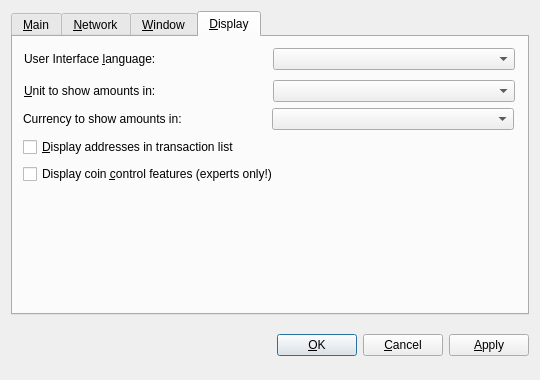
<?xml version="1.0" encoding="UTF-8"?>
<ui version="4.0">
 <class>OptionsDialog</class>
 <widget class="QDialog" name="OptionsDialog">
  <property name="geometry">
   <rect>
    <x>0</x>
    <y>0</y>
    <width>540</width>
    <height>380</height>
   </rect>
  </property>
  <property name="windowTitle">
   <string>Options</string>
  </property>
  <property name="modal">
   <bool>true</bool>
  </property>
  <layout class="QVBoxLayout" name="verticalLayout">
   <item>
    <widget class="QTabWidget" name="tabWidget">
     <property name="tabPosition">
      <enum>QTabWidget::North</enum>
     </property>
     <property name="currentIndex">
      <number>3</number>
     </property>
     <widget class="QWidget" name="tabMain">
      <attribute name="title">
       <string>&amp;Main</string>
      </attribute>
      <layout class="QVBoxLayout" name="verticalLayout_Main">
       <item>
        <widget class="QLabel" name="transactionFeeInfoLabel">
         <property name="text">
          <string>Optional transaction fee per kB that helps make sure your transactions are processed quickly. Most transactions are 1 kB.</string>
         </property>
         <property name="textFormat">
          <enum>Qt::PlainText</enum>
         </property>
         <property name="wordWrap">
          <bool>true</bool>
         </property>
        </widget>
       </item>
       <item>
        <layout class="QHBoxLayout" name="horizontalLayout_1_Main">
         <item>
          <widget class="QLabel" name="transactionFeeLabel">
           <property name="text">
            <string>Pay transaction &amp;fee</string>
           </property>
           <property name="textFormat">
            <enum>Qt::PlainText</enum>
           </property>
           <property name="buddy">
            <cstring>transactionFee</cstring>
           </property>
          </widget>
         </item>
         <item>
          <widget class="BitcoinAmountField" name="transactionFee"/>
         </item>
         <item>
          <spacer name="horizontalSpacer_1_Main">
           <property name="orientation">
            <enum>Qt::Horizontal</enum>
           </property>
           <property name="sizeHint" stdset="0">
            <size>
             <width>40</width>
             <height>20</height>
            </size>
           </property>
          </spacer>
         </item>
        </layout>
       </item>
       <item>
        <widget class="QCheckBox" name="bitcoinAtStartup">
         <property name="toolTip">
          <string>Automatically start CasinoCoin after logging in to the system.</string>
         </property>
         <property name="text">
          <string>&amp;Start CasinoCoin on system login</string>
         </property>
        </widget>
       </item>
       <item>
        <spacer name="verticalSpacer_Main">
         <property name="orientation">
          <enum>Qt::Vertical</enum>
         </property>
         <property name="sizeHint" stdset="0">
          <size>
           <width>20</width>
           <height>40</height>
          </size>
         </property>
        </spacer>
       </item>
       <item>
        <layout class="QHBoxLayout" name="horizontalLayout_2_Main">
         <item>
          <spacer name="horizontalSpacer_2_Main">
           <property name="orientation">
            <enum>Qt::Horizontal</enum>
           </property>
           <property name="sizeHint" stdset="0">
            <size>
             <width>40</width>
             <height>20</height>
            </size>
           </property>
          </spacer>
         </item>
         <item>
          <widget class="QPushButton" name="resetButton">
           <property name="toolTip">
            <string>Reset all client options to default.</string>
           </property>
           <property name="text">
            <string>&amp;Reset Options</string>
           </property>
           <property name="autoDefault">
            <bool>false</bool>
           </property>
          </widget>
         </item>
        </layout>
       </item>
      </layout>
     </widget>
     <widget class="QWidget" name="tabNetwork">
      <attribute name="title">
       <string>&amp;Network</string>
      </attribute>
      <layout class="QVBoxLayout" name="verticalLayout_Network">
       <item>
        <widget class="QCheckBox" name="mapPortUpnp">
         <property name="toolTip">
          <string>Automatically open the CasinoCoin client port on the router. This only works when your router supports UPnP and it is enabled.</string>
         </property>
         <property name="text">
          <string>Map port using &amp;UPnP</string>
         </property>
        </widget>
       </item>
       <item>
        <widget class="QCheckBox" name="connectSocks">
         <property name="toolTip">
          <string>Connect to the CasinoCoin network through a SOCKS proxy (e.g. when connecting through Tor).</string>
         </property>
         <property name="text">
          <string>&amp;Connect through SOCKS proxy:</string>
         </property>
        </widget>
       </item>
       <item>
        <layout class="QHBoxLayout" name="horizontalLayout_Network">
         <item>
          <widget class="QLabel" name="proxyIpLabel">
           <property name="text">
            <string>Proxy &amp;IP:</string>
           </property>
           <property name="textFormat">
            <enum>Qt::PlainText</enum>
           </property>
           <property name="buddy">
            <cstring>proxyIp</cstring>
           </property>
          </widget>
         </item>
         <item>
          <widget class="QValidatedLineEdit" name="proxyIp">
           <property name="maximumSize">
            <size>
             <width>140</width>
             <height>16777215</height>
            </size>
           </property>
           <property name="toolTip">
            <string>IP address of the proxy (e.g. 127.0.0.1)</string>
           </property>
          </widget>
         </item>
         <item>
          <widget class="QLabel" name="proxyPortLabel">
           <property name="text">
            <string>&amp;Port:</string>
           </property>
           <property name="textFormat">
            <enum>Qt::PlainText</enum>
           </property>
           <property name="buddy">
            <cstring>proxyPort</cstring>
           </property>
          </widget>
         </item>
         <item>
          <widget class="QLineEdit" name="proxyPort">
           <property name="maximumSize">
            <size>
             <width>55</width>
             <height>16777215</height>
            </size>
           </property>
           <property name="toolTip">
            <string>Port of the proxy (e.g. 9050)</string>
           </property>
          </widget>
         </item>
         <item>
          <widget class="QLabel" name="socksVersionLabel">
           <property name="text">
            <string>SOCKS &amp;Version:</string>
           </property>
           <property name="textFormat">
            <enum>Qt::PlainText</enum>
           </property>
           <property name="buddy">
            <cstring>socksVersion</cstring>
           </property>
          </widget>
         </item>
         <item>
          <widget class="QValueComboBox" name="socksVersion">
           <property name="toolTip">
            <string>SOCKS version of the proxy (e.g. 5)</string>
           </property>
          </widget>
         </item>
         <item>
          <spacer name="horizontalSpacer_Network">
           <property name="orientation">
            <enum>Qt::Horizontal</enum>
           </property>
           <property name="sizeHint" stdset="0">
            <size>
             <width>40</width>
             <height>20</height>
            </size>
           </property>
          </spacer>
         </item>
        </layout>
       </item>
       <item>
        <spacer name="verticalSpacer_Network">
         <property name="orientation">
          <enum>Qt::Vertical</enum>
         </property>
         <property name="sizeHint" stdset="0">
          <size>
           <width>20</width>
           <height>40</height>
          </size>
         </property>
        </spacer>
       </item>
      </layout>
     </widget>
     <widget class="QWidget" name="tabWindow">
      <attribute name="title">
       <string>&amp;Window</string>
      </attribute>
      <layout class="QVBoxLayout" name="verticalLayout_Window">
       <item>
        <widget class="QCheckBox" name="minimizeToTray">
         <property name="toolTip">
          <string>Show only a tray icon after minimizing the window.</string>
         </property>
         <property name="text">
          <string>&amp;Minimize to the tray instead of the taskbar</string>
         </property>
        </widget>
       </item>
       <item>
        <widget class="QCheckBox" name="minimizeOnClose">
         <property name="toolTip">
          <string>Minimize instead of exit the application when the window is closed. When this option is enabled, the application will be closed only after selecting Quit in the menu.</string>
         </property>
         <property name="text">
          <string>M&amp;inimize on close</string>
         </property>
        </widget>
       </item>
       <item>
        <spacer name="verticalSpacer_Window">
         <property name="orientation">
          <enum>Qt::Vertical</enum>
         </property>
         <property name="sizeHint" stdset="0">
          <size>
           <width>20</width>
           <height>40</height>
          </size>
         </property>
        </spacer>
       </item>
      </layout>
     </widget>
     <widget class="QWidget" name="tabDisplay">
      <attribute name="title">
       <string>&amp;Display</string>
      </attribute>
      <widget class="QCheckBox" name="displayAddresses">
       <property name="geometry">
        <rect>
         <x>10</x>
         <y>100</y>
         <width>230</width>
         <height>20</height>
        </rect>
       </property>
       <property name="toolTip">
        <string>Whether to show CasinoCoin addresses in the transaction list or not.</string>
       </property>
       <property name="text">
        <string>&amp;Display addresses in transaction list</string>
       </property>
      </widget>
      <widget class="QCheckBox" name="coinControlFeatures">
       <property name="geometry">
        <rect>
         <x>10</x>
         <y>127</y>
         <width>275</width>
         <height>20</height>
        </rect>
       </property>
       <property name="toolTip">
        <string>Whether to show coin control features or not.</string>
       </property>
       <property name="text">
        <string>Display coin &amp;control features (experts only!)</string>
       </property>
      </widget>
      <widget class="QWidget" name="layoutWidget">
       <property name="geometry">
        <rect>
         <x>10</x>
         <y>70</y>
         <width>491</width>
         <height>24</height>
        </rect>
       </property>
       <layout class="QHBoxLayout" name="horizontalLayout_2_Display_Currency">
        <item>
         <widget class="QLabel" name="currencyLabel">
          <property name="text">
           <string>Currency to show amounts in:</string>
          </property>
          <property name="textFormat">
           <enum>Qt::PlainText</enum>
          </property>
          <property name="buddy">
           <cstring>currency</cstring>
          </property>
         </widget>
        </item>
        <item>
         <widget class="QValueComboBox" name="currency">
          <property name="toolTip">
           <string>Choose the default currency in which to show your total coin value.</string>
          </property>
         </widget>
        </item>
       </layout>
      </widget>
      <widget class="QWidget" name="layoutWidget">
       <property name="geometry">
        <rect>
         <x>11</x>
         <y>11</y>
         <width>491</width>
         <height>24</height>
        </rect>
       </property>
       <layout class="QHBoxLayout" name="horizontalLayout_1_Display">
        <property name="sizeConstraint">
         <enum>QLayout::SetMaximumSize</enum>
        </property>
        <item>
         <widget class="QLabel" name="langLabel">
          <property name="text">
           <string>User Interface &amp;language:</string>
          </property>
          <property name="textFormat">
           <enum>Qt::PlainText</enum>
          </property>
          <property name="buddy">
           <cstring>lang</cstring>
          </property>
         </widget>
        </item>
        <item>
         <widget class="QValueComboBox" name="lang">
          <property name="toolTip">
           <string>The user interface language can be set here. This setting will take effect after restarting CasinoCoin.</string>
          </property>
         </widget>
        </item>
       </layout>
      </widget>
      <widget class="QWidget" name="layoutWidget">
       <property name="geometry">
        <rect>
         <x>11</x>
         <y>42</y>
         <width>491</width>
         <height>24</height>
        </rect>
       </property>
       <layout class="QHBoxLayout" name="horizontalLayout_2_Display">
        <item>
         <widget class="QLabel" name="unitLabel">
          <property name="text">
           <string>&amp;Unit to show amounts in:</string>
          </property>
          <property name="textFormat">
           <enum>Qt::PlainText</enum>
          </property>
          <property name="buddy">
           <cstring>unit</cstring>
          </property>
         </widget>
        </item>
        <item>
         <widget class="QValueComboBox" name="unit">
          <property name="toolTip">
           <string>Choose the default subdivision unit to show in the interface and when sending coins.</string>
          </property>
         </widget>
        </item>
       </layout>
      </widget>
     </widget>
    </widget>
   </item>
   <item>
    <layout class="QHBoxLayout" name="horizontalLayout_Buttons">
     <item>
      <spacer name="horizontalSpacer_1">
       <property name="orientation">
        <enum>Qt::Horizontal</enum>
       </property>
       <property name="sizeHint" stdset="0">
        <size>
         <width>40</width>
         <height>48</height>
        </size>
       </property>
      </spacer>
     </item>
     <item>
      <widget class="QLabel" name="statusLabel">
       <property name="font">
        <font>
         <weight>75</weight>
         <bold>true</bold>
        </font>
       </property>
       <property name="text">
        <string/>
       </property>
       <property name="textFormat">
        <enum>Qt::PlainText</enum>
       </property>
       <property name="wordWrap">
        <bool>true</bool>
       </property>
      </widget>
     </item>
     <item>
      <spacer name="horizontalSpacer_2">
       <property name="orientation">
        <enum>Qt::Horizontal</enum>
       </property>
       <property name="sizeHint" stdset="0">
        <size>
         <width>40</width>
         <height>48</height>
        </size>
       </property>
      </spacer>
     </item>
     <item>
      <widget class="QPushButton" name="okButton">
       <property name="text">
        <string>&amp;OK</string>
       </property>
      </widget>
     </item>
     <item>
      <widget class="QPushButton" name="cancelButton">
       <property name="text">
        <string>&amp;Cancel</string>
       </property>
       <property name="autoDefault">
        <bool>false</bool>
       </property>
      </widget>
     </item>
     <item>
      <widget class="QPushButton" name="applyButton">
       <property name="text">
        <string>&amp;Apply</string>
       </property>
       <property name="autoDefault">
        <bool>false</bool>
       </property>
      </widget>
     </item>
    </layout>
   </item>
  </layout>
 </widget>
 <customwidgets>
  <customwidget>
   <class>BitcoinAmountField</class>
   <extends>QSpinBox</extends>
   <header>bitcoinamountfield.h</header>
  </customwidget>
  <customwidget>
   <class>QValueComboBox</class>
   <extends>QComboBox</extends>
   <header>qvaluecombobox.h</header>
  </customwidget>
  <customwidget>
   <class>QValidatedLineEdit</class>
   <extends>QLineEdit</extends>
   <header>qvalidatedlineedit.h</header>
  </customwidget>
 </customwidgets>
 <resources/>
 <connections/>
</ui>
